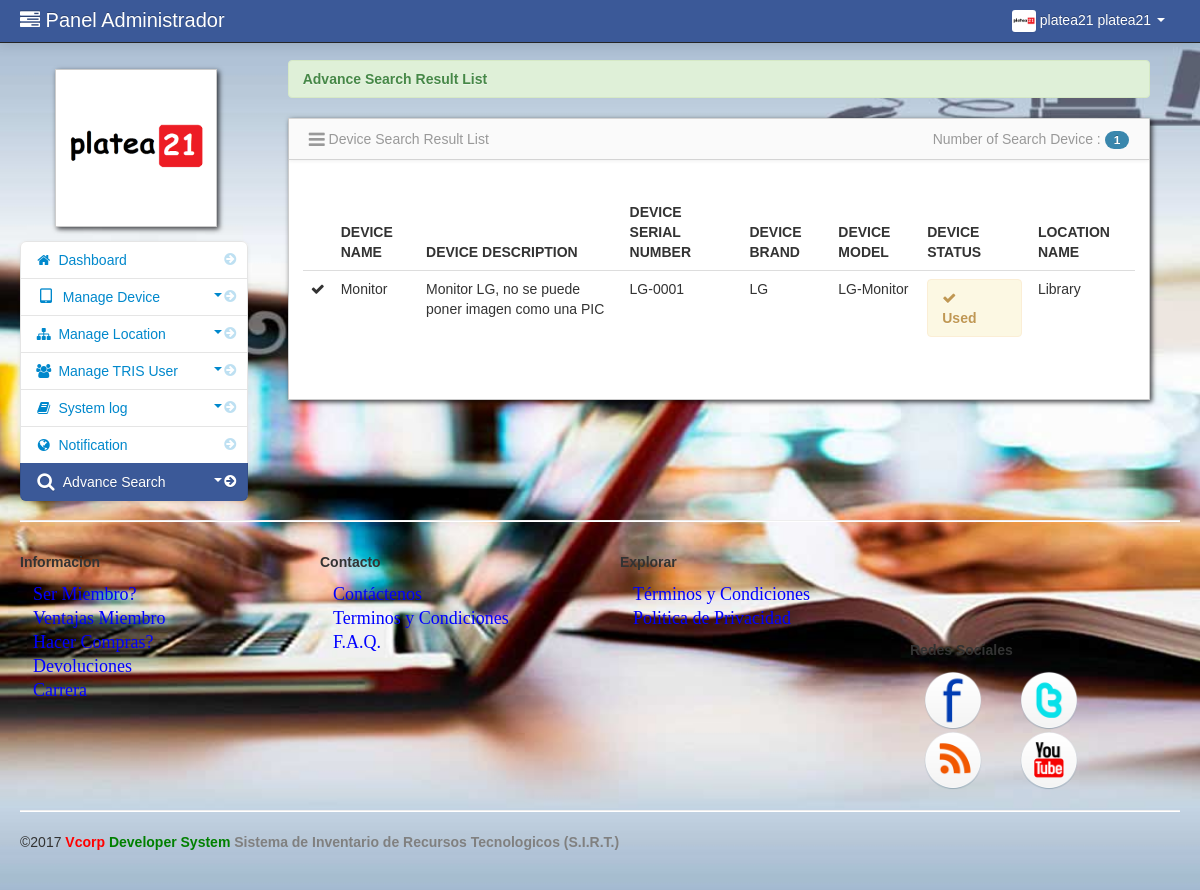
/admin/advance_search.php (signed in), run on the app's committed database.
### tables this page shows
CREATE TABLE IF NOT EXISTS `stdevice` (
  `id` int(11) NOT NULL AUTO_INCREMENT,
  `dev_id` int(11) NOT NULL,
  `dev_desc` varchar(128) NOT NULL,
  `dev_serial` varchar(128) NOT NULL,
  `dev_brand` varchar(128) NOT NULL,
  `dev_model` varchar(128) NOT NULL,
  `dev_status` varchar(128) NOT NULL,
  PRIMARY KEY (`id`)
);

CREATE TABLE IF NOT EXISTS `device_name` (
  `dev_id` int(11) NOT NULL AUTO_INCREMENT,
  `dev_name` varchar(100) NOT NULL,
  PRIMARY KEY (`dev_id`)
);

CREATE TABLE IF NOT EXISTS `stlocation` (
  `stdev_id` int(11) NOT NULL AUTO_INCREMENT,
  `stdev_location_name` varchar(128) NOT NULL,
  `thumbnails` varchar(100) NOT NULL,
  PRIMARY KEY (`stdev_id`)
);

### admin/session.php (called while the page is built, shortened)
<?php
$session_id=$_SESSION['id'];
?>

### admin/advance_search.php (the view, shortened to what this page needs)
<?php include('header.php'); ?>
<?php include('session.php'); ?>
<?php
$dev_name = $_POST['dev_name'];
$dev_serial = $_POST['dev_serial'];
$stdev_location_name = $_POST['stdev_location_name'];
?>
    <body>
		<?php include('navbar.php'); ?>
        <div class="container-fluid">
            <div class="row-fluid">
				<?php include('advance_search_slidebar.php'); ?>
				<div class="span9" id="content">
                     <div class="row-fluid">
					 <div class="empty">
			 	         <div class="alert alert-success">
                            <strong> Advance Search Result List</strong>
                       </div>
			        </div>
					 <?php
	             $count_item=mysqli_query($conn,"select * from stdevice
		                     LEFT JOIN location_details ON stdevice.id = location_details.id
		                     LEFT JOIN stlocation ON location_details.stdev_id = stlocation.stdev_id
							 LEFT JOIN device_name ON stdevice.dev_id=device_name.dev_id
		                     where dev_name LIKE '%$dev_name%'
							 and stdev_location_name LIKE '%$stdev_location_name%'
							 and dev_serial LIKE '%$dev_serial%'");
	             $count = mysqli_num_rows($count_item);
                 ?>
				   <div id="block_bg" class="block">
                        <div class="navbar navbar-inner block-header">
                             <div class="muted pull-left"><i class="icon-reorder icon-large"></i> Device Search Result List</div>
                          <div class="muted pull-right">
								Number of Search Device : <span class="badge badge-info"><?php  echo $count; ?></span>
							 </div>
						  </div>
<br/>
<div class="block-content collapse in">
    <div class="span12">
	<form action="" method="post">
  	<table cellpadding="0" cellspacing="0" border="0" class="table" id="example">
		<thead>
		        <tr>
					<th class="empty"></th>
					<th>Device Name</th>
					<th>Device Description </th>
					<th>Device Serial Number  </th>
			        <th>Device Brand  </th>
					<th>Device Model  </th>
					<th>Device Status  </th>
					<th>location Name </th>
		    </tr>
		</thead>
<tbody>
<?php
		$search_query = mysqli_query($conn,"select * from stdevice
		LEFT JOIN location_details ON stdevice.id = location_details.id
		LEFT JOIN stlocation ON location_details.stdev_id = stlocation.stdev_id
		LEFT JOIN device_name ON stdevice.dev_id=device_name.dev_id
		where dev_name LIKE '%$dev_name%'
		and stdev_location_name LIKE '%$stdev_location_name%'
		and dev_serial LIKE '%$dev_serial%'")or die(mysqli_error($conn));
		while($row = mysqli_fetch_array($search_query)){
		?>
		<tr>
		<td><?php
		       if($row['dev_status']=='New')
		       {
			   echo '<i class="icon-check"></i><div id="hide"><strong>'.$row['dev_status'].'</strong></div>';
		       }
		       else if($row['dev_status']=='Used')
			   {
			   echo '<i class="icon-ok"></i><div id="hide"><strong>'.$row['dev_status'].'</strong></div>';
		       }
			  ?>
		</td>
			<td><?php echo $row['dev_name']; ?></td>
			<td><?php echo $row['dev_desc']; ?></td>
			<td><?php echo $row['dev_serial']; ?></td>
			<td><?php echo $row['dev_brand']; ?></td>
			<td><?php echo $row['dev_model']; ?></td>
			<td><?php
		       if($row['dev_status']=='New')
		       {
			   echo '<div class="alert alert-success"><i class="icon-check"></i><strong>'.$row['dev_status'].'</strong></div>';
		       }
		       else if($row['dev_status']=='Used')
			   {
			   echo '<div class="alert alert-warning"><i class="icon-ok"></i><strong>'.$row['dev_status'].'</strong></div>';
		       }
			  ?></td>
			<td><?php echo $row['stdev_location_name']; ?></td>
		</tr>
	<?php } ?>
</tbody>
</table>
</form>
</div>
</div>
</div>
</div>
</div>
</div>
<?php include('footer.php'); ?>
</div>
<?php include('script.php'); ?>
 </body>
</html>

### admin/navbar.php (shortened to what this page needs)
<div class="navbar navbar-inverse navbar-fixed-top">
          <div class="navbar-inner">
             <div class="container-fluid">
		 <div class="navbar-header">
                  <span  class="brand" href="#"></i><i class="icon-tasks"></i>  Panel Administrador</span>
		 </div>
                  <div class="nav-collapse collapse">
                      <ul class="nav pull-right">
				<?php $query= mysqli_query($conn,"select * from admin where admin_id = '$session_id'")or die(mysqli_error($conn));
					  $row = mysqli_fetch_array($query);
				?>
                          <li class="dropdown">
                              <a href="#" role="button" class="dropdown-toggle" data-toggle="dropdown"><img id="avatar1" class="img-responsive" src="<?php echo $row['adminthumbnails']; ?>">&nbsp;<?php echo utf8_encode($row['firstname']." ".$row['lastname']);  ?> <i class="caret"></i>
                              </a>
                          </li>
                      </ul>
                  </div>
              </div>
          </div>
      </div>

### admin/advance_search_slidebar.php (shortened to what this page needs)
 <div class="span3" id="sidebar">
           <div class="empty" >
   <img id="admin_avatar" class="img-polaroid" src="<?php echo $row['adminthumbnails']; ?>"></div>
                <ul class="nav nav-list bs-docs-sidenav nav-collapse collapse">
                     <li> <a href="dashboard.php"><i class="icon-chevron-right"></i><i class="icon-home"></i>&nbsp;Dashboard</a> </li>
		<li class="">
		    <a href="javascript:;" role="button" class="dropdown-toggle" data-toggle="collapse" data-target="#bs"><i class="icon-chevron-right"></i><i class="icon-tablet icon-large"></i>&nbsp;Manage Device
		    <div class="muted pull-right"><i class="caret"></i></div></a>
		</li>
	    <li>
		    <a href="javascript:;" role="button" class="dropdown-toggle" data-toggle="collapse" data-target="#bs1"><i class="icon-chevron-right"></i><i class="icon-sitemap"></i>&nbsp;Manage Location
			<div class="muted pull-right"><i class="caret"></i></div></a>
		</li>
		<li class="">
		    <a href="javascript:;" role="button" class="dropdown-toggle" data-toggle="collapse" data-target="#bs2"><i class="icon-chevron-right"></i><i class="icon-group"></i>&nbsp;Manage TRIS User
			<div class="muted pull-right"><i class="caret"></i></div></a>
		</li>
		<li>
		    <a href="javascript:;" role="button" class="dropdown-toggle" data-toggle="collapse" data-target="#bs3"><i class="icon-chevron-right"></i><i class="icon-book"></i>&nbsp;System log
			<div class="muted pull-right"><i class="caret"></i></div></a>
		</li>
	    <li class="">
           <a href="notification.php"><i class="icon-chevron-right"></i><i class="icon-globe"></i>&nbsp;Notification
           </a>
           </li>
                    <li class="active">
                       <a href="javascript:;" role="button" class="dropdown-toggle" data-toggle="collapse" data-target="#bs4"><i class="icon-chevron-right"></i><i class="icon-search icon-large"></i>&nbsp;Advance Search
		   <div class="muted pull-right"><i class="caret"></i></div></a>
                    </li>
              </ul>
</div>

### admin/assets/styles.css (style rules this page uses)
body { padding-top: 60px; padding-bottom: 40px; background-color: #f5f5f5; }
#content { margin-left:0px; }
.block { background: url("../images/pixel-60fff.png") repeat scroll 0 0 rgba(0, 0, 0, 0) !important; border: 1px solid #ccc; background: white; margin: 1em 0em; border-top: none; -webkit-box-shadow: 2px 2px 5px rgba(0, 0, 6, 0.75); -moz-box-shadow: 2px 2px 5px rgba(0, 0, 6, 0.75); box-shadow: 2px 2px 5px rgba(0, 0, 6, 0.75); }
.block-content { margin: 1em; min-height: .25em; }
.block-header { margin-bottom: 0px; border-right: none; border-left: none; -webkit-border-radius: 0px; -moz-border-radius: 0px; border-radius: 0px; }
.block-header div { padding-top: 10px; }
.bs-docs-sidenav { max-width: 228px; margin: 30px 0 0; padding: 0; background-color: #fff; -webkit-border-radius: 6px; -moz-border-radius: 6px; border-radius: 6px; -webkit-box-shadow: 0 1px 4px rgba(0,0,0,.065); -moz-box-shadow: 0 1px 4px rgba(0,0,0,.065); box-shadow: 0 1px 4px rgba(0,0,0,.065); }
.bs-docs-sidenav > li > a { display: block; width: 190px \9; margin: 0 0 -1px; padding: 8px 14px; border: 1px solid #e5e5e5; }
.bs-docs-sidenav > li:first-child > a { -webkit-border-radius: 6px 6px 0 0; -moz-border-radius: 6px 6px 0 0; border-radius: 6px 6px 0 0; }
.bs-docs-sidenav > li:last-child > a { -webkit-border-radius: 0 0 6px 6px; -moz-border-radius: 0 0 6px 6px; border-radius: 0 0 6px 6px; }
.bs-docs-sidenav > .active > a { position: relative; z-index: 2; padding: 9px 15px; border: 0; text-shadow: 0 1px 0 rgba(0,0,0,.15); -webkit-box-shadow: inset 1px 0 0 rgba(0,0,0,.1), inset -1px 0 0 rgba(0,0,0,.1); -moz-box-shadow: inset 1px 0 0 rgba(0,0,0,.1), inset -1px 0 0 rgba(0,0,0,.1); box-shadow: inset 1px 0 0 rgba(0,0,0,.1), inset -1px 0 0 rgba(0,0,0,.1); }
.bs-docs-sidenav .icon-chevron-right { float: right; margin-top: 2px; margin-right: -6px; opacity: .25; }
.bs-docs-sidenav .active .icon-chevron-right, .bs-docs-sidenav .active a:hover .icon-chevron-right { opacity: 1; }

### data on the page
stdevice: dev.dev_name "Monitor", dev_desc "Monitor LG, no se puede poner imagen como una PIC", dev_serial "LG-0001", dev_brand "LG", dev_model "LG-Monitor", dev_status "Used", stlocation.stdev_location_name "Library"

### other printed values
utf8_encode($row['firstname']." ".$row['lastname']) "platea21 platea21"
$count "1"
